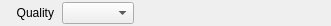
<?xml version="1.0" encoding="UTF-8"?>
<ui version="4.0">
 <class>QualityPickerWidget</class>
 <widget class="QWidget" name="QualityPickerWidget">
  <property name="geometry">
   <rect>
    <x>0</x>
    <y>0</y>
    <width>331</width>
    <height>26</height>
   </rect>
  </property>
  <property name="windowTitle">
   <string>Form</string>
  </property>
  <layout class="QHBoxLayout" name="horizontalLayout" stretch="1,5">
   <property name="spacing">
    <number>8</number>
   </property>
   <property name="leftMargin">
    <number>0</number>
   </property>
   <property name="topMargin">
    <number>0</number>
   </property>
   <property name="rightMargin">
    <number>0</number>
   </property>
   <property name="bottomMargin">
    <number>0</number>
   </property>
   <item>
    <widget class="QnElidedLabel" name="label">
     <property name="sizePolicy">
      <sizepolicy hsizetype="Ignored" vsizetype="Preferred">
       <horstretch>0</horstretch>
       <verstretch>0</verstretch>
      </sizepolicy>
     </property>
     <property name="text">
      <string>Quality</string>
     </property>
     <property name="alignment">
      <set>Qt::AlignRight|Qt::AlignTrailing|Qt::AlignVCenter</set>
     </property>
     <property name="wordWrap">
      <bool>true</bool>
     </property>
    </widget>
   </item>
   <item>
    <layout class="QHBoxLayout" name="horizontalLayout_2">
     <item>
      <widget class="QComboBox" name="qualityComboBox"/>
     </item>
     <item>
      <spacer name="horizontalSpacer">
       <property name="orientation">
        <enum>Qt::Horizontal</enum>
       </property>
       <property name="sizeHint" stdset="0">
        <size>
         <width>40</width>
         <height>20</height>
        </size>
       </property>
      </spacer>
     </item>
    </layout>
   </item>
  </layout>
 </widget>
 <customwidgets>
  <customwidget>
   <class>QnElidedLabel</class>
   <extends>QLabel</extends>
   <header location="global">ui/widgets/common/elided_label.h</header>
  </customwidget>
 </customwidgets>
 <resources/>
 <connections/>
</ui>
